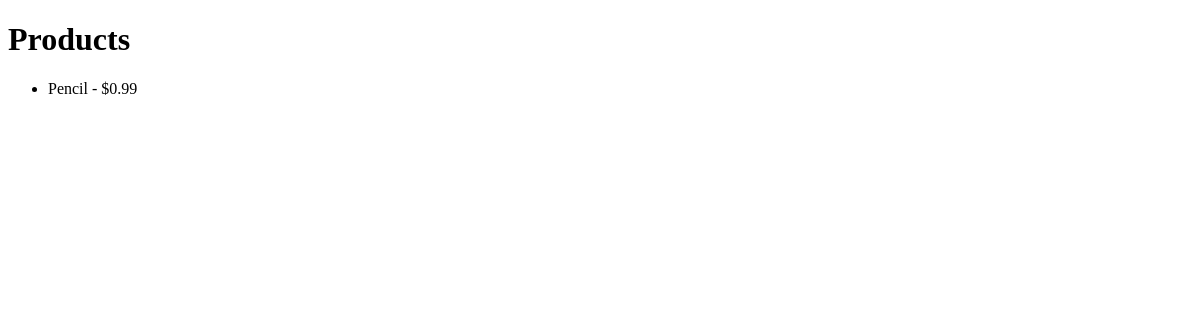
/products/, run on an earlier commit of the app's database.
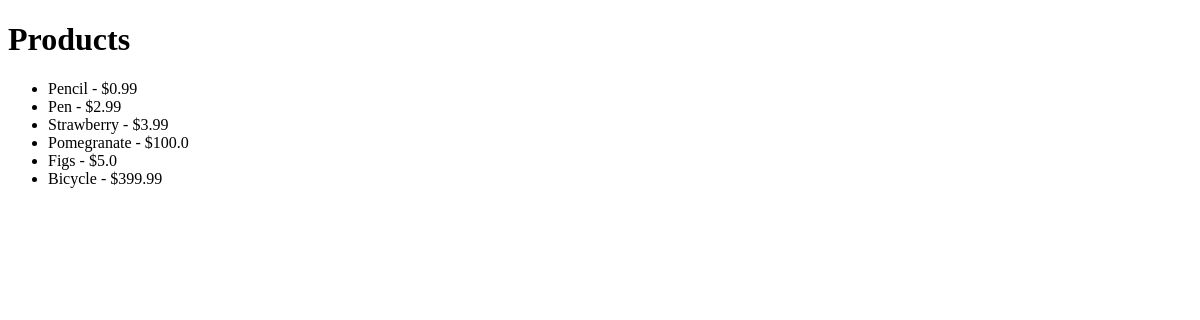
And on a later commit of the database.
### products/models.py (models this page shows)
class Product(models.Model):
	name = models.CharField(max_length=255) #set max length to prohibit overly long names
	price = models.FloatField() # for floating point numbers
	stock = models.IntegerField()
	image_url = models.CharField(max_length=2083) #2083 standard max length for urls

### products/views.py (the view)
# urls.py: path('', views.index, name='index'),
def index(request):
	products = Product.objects.all()
	return render(request, 'index.html', {'products' : products})

### products/templates/index.html (shortened to what this page needs)
<!DOCTYPE html>
<html lang="en">
  <head>
  </head>
  <body>
    <h1>Products</h1>
    <ul>
      {% for product in products %}
         <li>{{ product.name }} - ${{product.price}} </li>
      {% endfor %}
    </ul>
  </body>
</html>

What changed in the data, as far as the page shows it:
added Product: name "Pen", price "2.99"
added Product: name "Strawberry", price "3.99"
added Product: name "Pomegranate", price "100.0"
added Product: name "Figs", price "5.0"
added Product: name "Bicycle", price "399.99"
